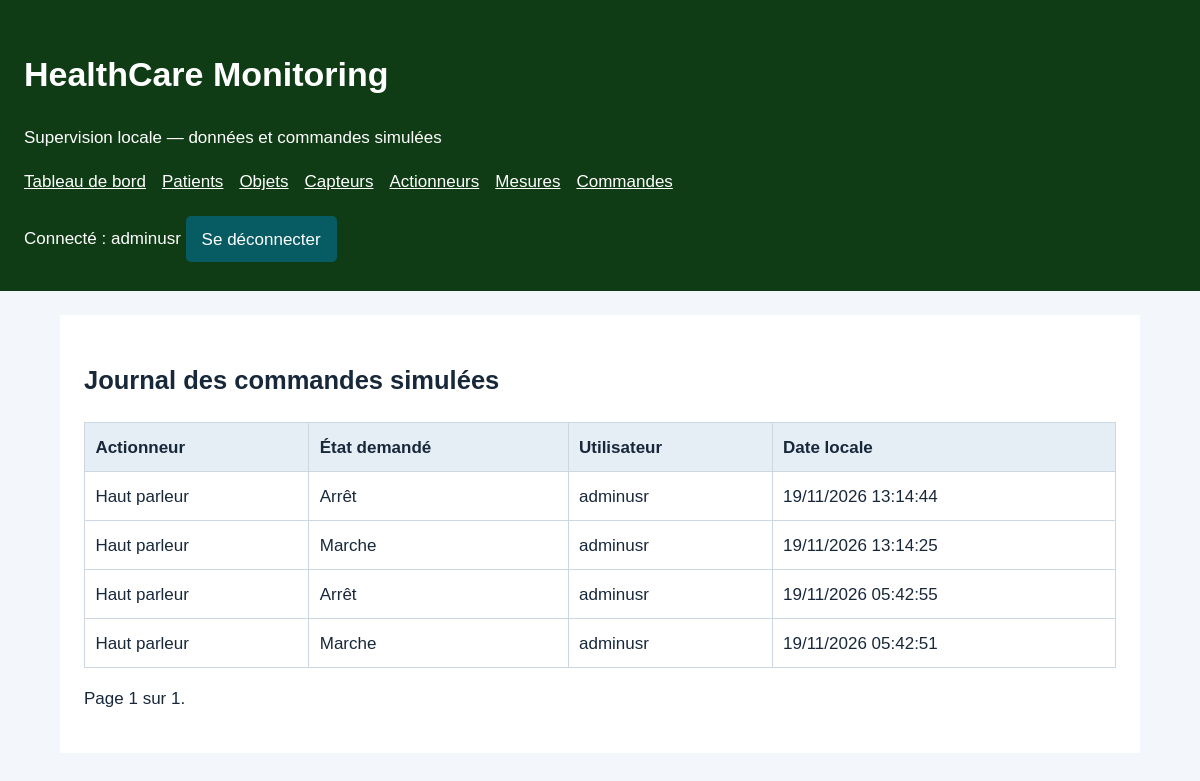
The app's page /journal/ (signed in) with its own data.
### HealthcareProject/models.py (models this page shows, shortened)
class Commande(models.Model):
    actionneur = models.ForeignKey(Actionneur, on_delete=models.PROTECT, related_name='commandes')
    utilisateur = models.ForeignKey(settings.AUTH_USER_MODEL, on_delete=models.PROTECT)
    etat_demande = models.BooleanField()
    date = models.DateTimeField(auto_now_add=True)
    class Meta:
        ordering = ['-date', '-id']

class Actionneur(models.Model):
    objet = models.ForeignKey(Objet, on_delete=models.PROTECT, related_name='actionneurs')
    nom = models.CharField(max_length=80, unique=True)
    type_action = models.CharField(max_length=20, choices=[
        ('speaker', 'Alerte Vocale'), ('LED', 'Alerte Visuelle'),
    ])
    etat = models.BooleanField(default=False, editable=False)
    class Meta:
        ordering = ['nom']
    def __str__(self):
        return self.nom

### HealthcareProject/views.py (the view)
# urls.py: path('journal/', views.journal, name='journal'),
@login_required
def journal(request):
    commandes = Commande.objects.select_related('actionneur', 'utilisateur')
    return render(request, 'HealthcareProject/journal.html', {
        'page': Paginator(commandes, 20).get_page(request.GET.get('page')),
    })

### HealthcareProject/templates/HealthcareProject/journal.html (shortened to what this page needs)
{% extends 'base.html' %}
{% block contenu %}
<h2>Journal des commandes simulées</h2>
<div class="tableau">
    <table>
        <thead>
            <tr>
                <th>Actionneur</th>
                <th>État demandé</th>
                <th>Utilisateur</th>
                <th>Date locale</th>
            </tr>
        </thead>
        <tbody>{% for commande in page %}
            <tr>
                <td>{{ commande.actionneur }}</td>
                <td>{{ commande.etat_demande|yesno:'Marche,Arrêt' }}</td>
                <td>{{ commande.utilisateur.username }}</td>
                <td>{{ commande.date|date:'d/m/Y H:i:s' }}</td>
            </tr>
            {% empty %}
            <tr>
                <td colspan="4">Aucune commande.</td>
            </tr>
            {% endfor %}
        </tbody>
    </table>
</div>
<p>Page {{ page.number }} sur {{ page.paginator.num_pages }}.
{% if page.has_next %}<a href="?page={{ page.next_page_number }}">Suivante</a>{% endif %}</p>
{% endblock %}

### HealthcareProject/templates/base.html (shortened to what this page needs)
{% load static %}
<!doctype html>
<html lang="fr">
    <head>
    <link rel="stylesheet" href="{% static 'style.css' %}">
    </head>
    <body>
        <header>
            <h1>HealthCare Monitoring</h1>
            <p>Supervision locale — données et commandes simulées</p>
            {% if user.is_authenticated %}
            <nav aria-label="Navigation principale">
                <a href="{% url 'tableau' %}">Tableau de bord</a>
                <a href="{% url 'liste' 'patients' %}">Patients</a>
                <a href="{% url 'liste' 'objets' %}">Objets</a>
                <a href="{% url 'liste' 'capteurs' %}">Capteurs</a>
                <a href="{% url 'liste' 'actionneurs' %}">Actionneurs</a>
                <a href="{% url 'mesures' %}">Mesures</a>
                <a href="{% url 'journal' %}">Commandes</a>
            </nav>
                <form method="post" action="{% url 'logout' %}">
                <span>Connecté : {{ user.username }}</span>
                <button>Se déconnecter</button>
            </form>
            {% endif %}
        </header>
        <main>
            {% block contenu %}{% endblock %}
        </main>
    </body>
</html>

### HealthcareProject/static/style.css (style rules this page uses)
* { box-sizing: border-box; }
body { margin: 0; background: #f3f6fa; color: #18283b; font: 17px/1.6 Arial, sans-serif; }
header { background: #0f3c15; color: white; padding: 1.5rem; }
header a { color: #fff; }
nav { display: flex; flex-wrap: wrap; gap: 1rem; margin-bottom: 1rem; }
main { max-width: 1080px; margin: 1.5rem auto; padding: 1.5rem; background: white; }
a { color: #0657a3; }
button { background: #075c64; color: white; padding: .6rem 1rem; border: 0; border-radius: 5px; font: inherit; cursor: pointer; margin: .3rem 0; }
table { width: 100%; border-collapse: collapse; }
th, td { border: 1px solid #ccd7e2; padding: .65rem; text-align: left; }
th { background: #e5edf5; }
.tableau { overflow-x: auto; }

### records on screen
Commande: actionneur "Haut parleur", etat_demande "Arrêt", utilisateur.username "adminusr", date "19/11/2026 13:14:44"
Commande: actionneur "Haut parleur", etat_demande "Marche", utilisateur.username "adminusr", date "19/11/2026 13:14:25"
Commande: actionneur "Haut parleur", etat_demande "Arrêt", utilisateur.username "adminusr", date "19/11/2026 05:42:55"
Commande: actionneur "Haut parleur", etat_demande "Marche", utilisateur.username "adminusr", date "19/11/2026 05:42:51"

### other values on screen
{{ user.username }} "adminusr"
{{ page.number }} "1"
{{ page.paginator.num_pages }} "1"
